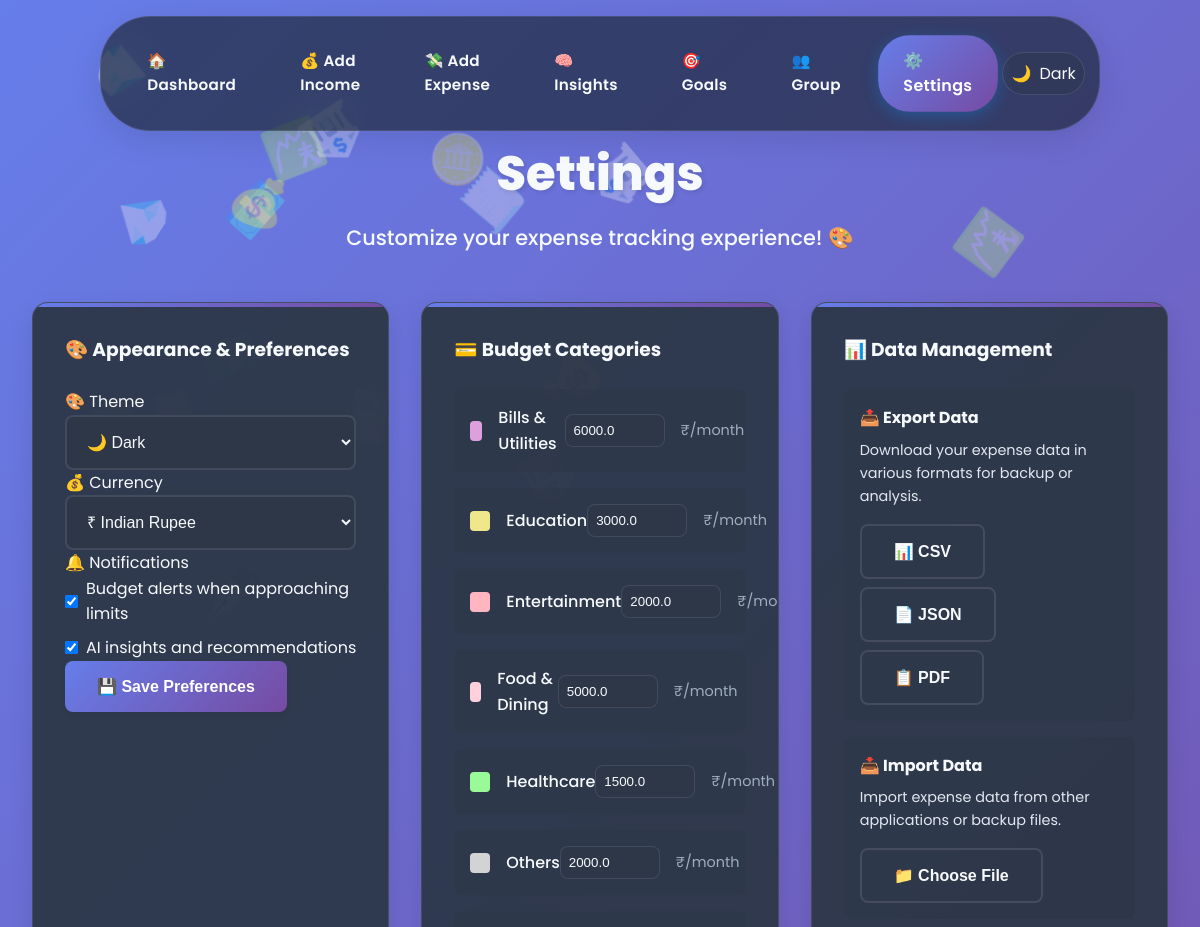
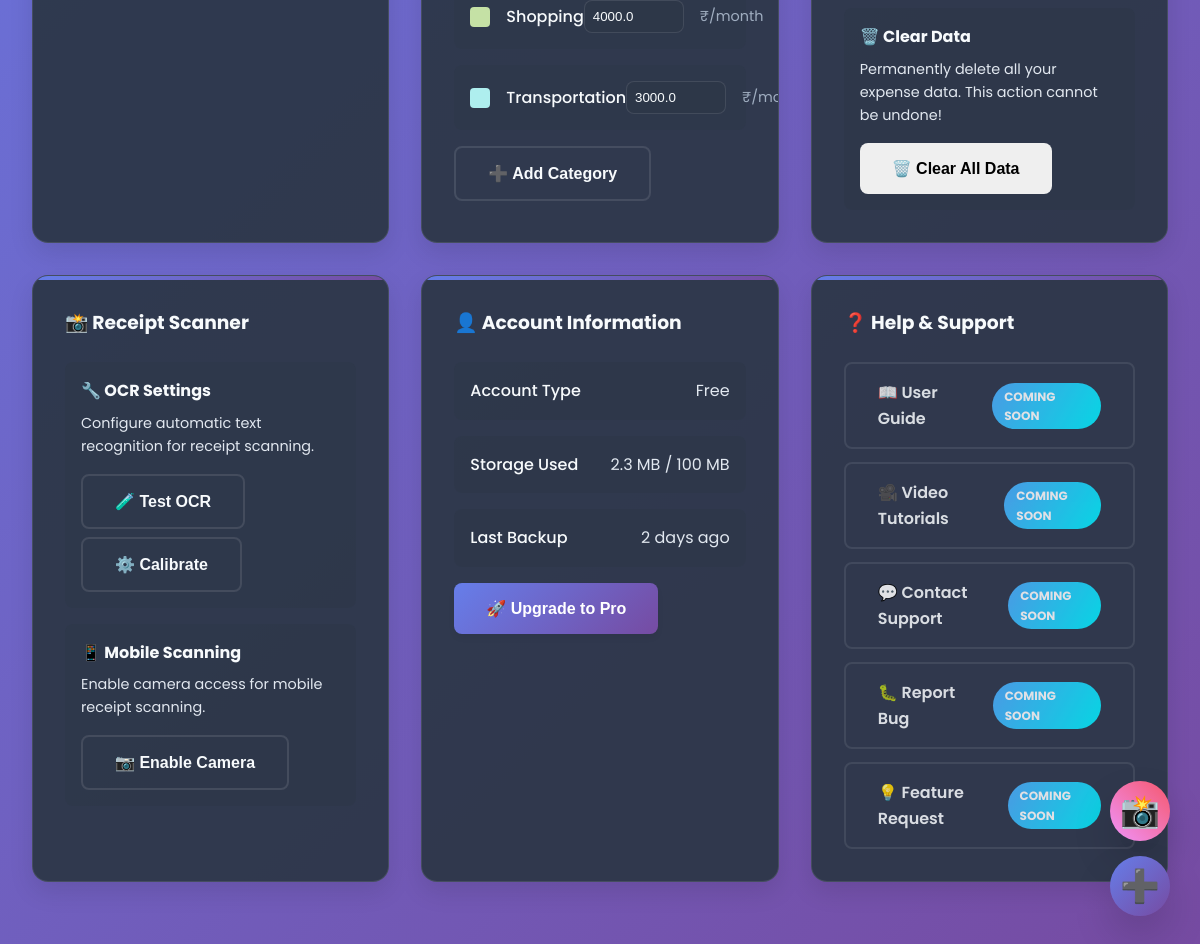
The page /settings on the database its author committed (2 pictures, top to bottom).
### tables this page shows
CREATE TABLE budget_categories (
                id INTEGER PRIMARY KEY AUTOINCREMENT,
                category TEXT UNIQUE NOT NULL,
                monthly_limit REAL,
                color TEXT DEFAULT '#FFD1DC',
                created_at TIMESTAMP DEFAULT CURRENT_TIMESTAMP
            );

### app.py (the view)
@app.route('/settings')
def settings():
    preferences = db.get_user_preferences()
    budget_categories = db.get_budget_categories()
    return render_template('settings.html',
                         preferences=preferences,
                         budget_categories=budget_categories,
                         currency=get_currency())

### templates/settings.html (shortened to what this page needs)
{% extends "base.html" %}
{% block content %}
<div class="main-container">
    <div class="dashboard-header">
        <h1 class="dashboard-title">
            Settings
        </h1>
        <p class="dashboard-subtitle">Customize your expense tracking experience! 🎨</p>
    </div>
    <div class="dashboard-grid">
        <div class="card">
            <h3
                style="margin-bottom: 1.5rem; color: var(--text-primary); display: flex; align-items: center; gap: 0.5rem;">
                🎨 Appearance & Preferences
            </h3>
            <form action="{{ url_for('update_settings') }}" method="POST">
                <div class="form-group">
                    <label class="form-label">🎨 Theme</label>
                    <select name="theme" class="form-input" id="theme-selector">
                        <option value="dark" {{ 'selected' if preferences.theme=='dark' else '' }}>🌙 Dark</option>
                    </select>
                </div>
                <div class="form-group">
                    <label class="form-label">💰 Currency</label>
                    <select name="currency" class="form-input">
                        <option value="₹" {{ 'selected' if preferences.currency=='₹' else '' }}>₹ Indian Rupee</option>
                    </select>
                </div>
                <div class="form-group">
                    <label class="form-label">🔔 Notifications</label>
                    <div style="display: flex; flex-direction: column; gap: 0.5rem;">
                        <label style="display: flex; align-items: center; gap: 0.5rem; cursor: pointer;">
                            <input type="checkbox" name="budget_alerts" {{ 'checked' if preferences.budget_alerts
                                else '' }}>
                            <span>Budget alerts when approaching limits</span>
                        </label>
                        <label style="display: flex; align-items: center; gap: 0.5rem; cursor: pointer;">
                            <input type="checkbox" name="insights_enabled" {{ 'checked' if preferences.insights_enabled
                                else '' }}>
                            <span>AI insights and recommendations</span>
                        </label>
                    </div>
                </div>
                <button type="submit" class="btn btn-primary">
                    💾 Save Preferences
                </button>
            </form>
        </div>
        <div class="card">
            <h3
                style="margin-bottom: 1.5rem; color: var(--text-primary); display: flex; align-items: center; gap: 0.5rem;">
                💳 Budget Categories
            </h3>
            <div id="budget-categories">
                {% for category in budget_categories %}
                <div
                    style="display: flex; justify-content: space-between; align-items: center; padding: 1rem; background: var(--bg-glass); border-radius: var(--border-radius-small); margin-bottom: 1rem;">
                    <div style="display: flex; align-items: center; gap: 1rem;">
                        <div style="width: 20px; height: 20px; background: {{ category.color }}; border-radius: 4px;">
                        </div>
                        <span style="color: var(--text-primary); font-weight: 500;">{{ category.category }}</span>
                    </div>
                    <div style="display: flex; align-items: center; gap: 1rem;">
                        <input type="number" step="0.01" value="{{ category.monthly_limit or 0 }}"
                            style="width: 100px; padding: 0.5rem; border: 1px solid var(--border-color); border-radius: var(--border-radius-small); background: var(--bg-secondary); color: var(--text-primary);"
                            onchange="updateBudgetLimit('{{ category.category }}', this.value)">
                        <span style="color: var(--text-muted); font-size: 0.9rem;">{{ currency }}/month</span>
                    </div>
                </div>
                {% endfor %}
            </div>
            <button class="btn btn-outline" onclick="addNewCategory()">
                ➕ Add Category
            </button>
        </div>
        <div class="card">
            <h3
                style="margin-bottom: 1.5rem; color: var(--text-primary); display: flex; align-items: center; gap: 0.5rem;">
                📊 Data Management
            </h3>
            <div style="display: flex; flex-direction: column; gap: 1rem;">
                <div style="padding: 1rem; background: var(--bg-glass); border-radius: var(--border-radius-small);">
                    <h4 style="color: var(--text-primary); margin-bottom: 0.5rem;">📤 Export Data</h4>
                    <p style="color: var(--text-secondary); font-size: 0.9rem; margin-bottom: 1rem;">
                        Download your expense data in various formats for backup or analysis.
                    </p>
                    <div style="display: flex; gap: 0.5rem; flex-wrap: wrap;">
                        <button class="btn btn-outline btn-sm" onclick="exportData('csv')">📊 CSV</button>
                        <button class="btn btn-outline btn-sm" onclick="exportData('json')">📄 JSON</button>
                        <button class="btn btn-outline btn-sm" onclick="exportData('pdf')">📋 PDF</button>
                    </div>
                </div>
                <div style="padding: 1rem; background: var(--bg-glass); border-radius: var(--border-radius-small);">
                    <h4 style="color: var(--text-primary); margin-bottom: 0.5rem;">📥 Import Data</h4>
                    <p style="color: var(--text-secondary); font-size: 0.9rem; margin-bottom: 1rem;">
                        Import expense data from other applications or backup files.
                    </p>
                    <button class="btn btn-outline btn-sm" onclick="document.getElementById('import-file').click()">
                        📁 Choose File
                    </button>
                </div>
                <div style="padding: 1rem; background: var(--bg-glass); border-radius: var(--border-radius-small);">
                    <h4 style="color: var(--text-primary); margin-bottom: 0.5rem;">🗑️ Clear Data</h4>
                    <p style="color: var(--text-secondary); font-size: 0.9rem; margin-bottom: 1rem;">
                        Permanently delete all your expense data. This action cannot be undone!
                    </p>
                    <button class="btn btn-danger btn-sm" onclick="confirmClearData()">
                        🗑️ Clear All Data
                    </button>
                </div>
            </div>
        </div>
        <div class="card">
            <h3
                style="margin-bottom: 1.5rem; color: var(--text-primary); display: flex; align-items: center; gap: 0.5rem;">
                📸 Receipt Scanner
            </h3>
            <div style="display: flex; flex-direction: column; gap: 1rem;">
                <div style="padding: 1rem; background: var(--bg-glass); border-radius: var(--border-radius-small);">
                    <h4 style="color: var(--text-primary); margin-bottom: 0.5rem;">🔧 OCR Settings</h4>
                    <p style="color: var(--text-secondary); font-size: 0.9rem; margin-bottom: 1rem;">
                        Configure automatic text recognition for receipt scanning.
                    </p>
                    <div style="display: flex; gap: 0.5rem; flex-wrap: wrap;">
                        <button class="btn btn-outline btn-sm" onclick="testOCR()">🧪 Test OCR</button>
                        <button class="btn btn-outline btn-sm" onclick="calibrateOCR()">⚙️ Calibrate</button>
                    </div>
                </div>
                <div style="padding: 1rem; background: var(--bg-glass); border-radius: var(--border-radius-small);">
                    <h4 style="color: var(--text-primary); margin-bottom: 0.5rem;">📱 Mobile Scanning</h4>
                    <p style="color: var(--text-secondary); font-size: 0.9rem; margin-bottom: 1rem;">
                        Enable camera access for mobile receipt scanning.
                    </p>
                    <button class="btn btn-outline btn-sm" onclick="enableCamera()">
                        📷 Enable Camera
                    </button>
                </div>
            </div>
        </div>
        <div class="card">
            <h3
                style="margin-bottom: 1.5rem; color: var(--text-primary); display: flex; align-items: center; gap: 0.5rem;">
                👤 Account Information
            </h3>
            <div style="display: flex; flex-direction: column; gap: 1rem;">
                <div
                    style="display: flex; justify-content: space-between; align-items: center; padding: 1rem; background: var(--bg-glass); border-radius: var(--border-radius-small);">
                    <span style="color: var(--text-primary); font-weight: 500;">Account Type</span>
                    <span style="color: var(--text-secondary);">Free</span>
                </div>
                <div
                    style="display: flex; justify-content: space-between; align-items: center; padding: 1rem; background: var(--bg-glass); border-radius: var(--border-radius-small);">
                    <span style="color: var(--text-primary); font-weight: 500;">Storage Used</span>
                    <span style="color: var(--text-secondary);">2.3 MB / 100 MB</span>
                </div>
                <div
                    style="display: flex; justify-content: space-between; align-items: center; padding: 1rem; background: var(--bg-glass); border-radius: var(--border-radius-small);">
                    <span style="color: var(--text-primary); font-weight: 500;">Last Backup</span>
                    <span style="color: var(--text-secondary);">2 days ago</span>
                </div>
            </div>
            <div style="margin-top: 1rem;">
                <button class="btn btn-primary" onclick="upgradeAccount()">
                    🚀 Upgrade to Pro
                </button>
            </div>
        </div>
        <div class="card">
            <h3
                style="margin-bottom: 1.5rem; color: var(--text-primary); display: flex; align-items: center; gap: 0.5rem;">
                ❓ Help & Support
            </h3>
            <div style="space-y: 1rem;">
                <div style="display: flex; flex-direction: column; gap: 0.8rem;">
                    <div class="btn btn-outline"
                        style="text-align: left; justify-content: space-between; cursor: default; opacity: 0.85; width: 100%;">
                        <span style="display: flex; align-items: center; gap: 0.5rem;">📖 User Guide</span>
                        <span
                            style="background: var(--accent-gradient); color: white; padding: 0.25rem 0.75rem; border-radius: 50px; font-size: 0.75rem; font-weight: 700; text-transform: uppercase;">Coming
                            Soon</span>
                    </div>
                    <div class="btn btn-outline"
                        style="text-align: left; justify-content: space-between; cursor: default; opacity: 0.85; width: 100%;">
                        <span style="display: flex; align-items: center; gap: 0.5rem;">🎥 Video Tutorials</span>
                        <span
                            style="background: var(--accent-gradient); color: white; padding: 0.25rem 0.75rem; border-radius: 50px; font-size: 0.75rem; font-weight: 700; text-transform: uppercase;">Coming
                            Soon</span>
                    </div>
                    <div class="btn btn-outline"
                        style="text-align: left; justify-content: space-between; cursor: default; opacity: 0.85; width: 100%;">
                        <span style="display: flex; align-items: center; gap: 0.5rem;">💬 Contact Support</span>
                        <span
                            style="background: var(--accent-gradient); color: white; padding: 0.25rem 0.75rem; border-radius: 50px; font-size: 0.75rem; font-weight: 700; text-transform: uppercase;">Coming
                            Soon</span>
                    </div>
                    <div class="btn btn-outline"
                        style="text-align: left; justify-content: space-between; cursor: default; opacity: 0.85; width: 100%;">
                        <span style="display: flex; align-items: center; gap: 0.5rem;">🐛 Report Bug</span>
                        <span
                            style="background: var(--accent-gradient); color: white; padding: 0.25rem 0.75rem; border-radius: 50px; font-size: 0.75rem; font-weight: 700; text-transform: uppercase;">Coming
                            Soon</span>
                    </div>
                    <div class="btn btn-outline"
                        style="text-align: left; justify-content: space-between; cursor: default; opacity: 0.85; width: 100%;">
                        <span style="display: flex; align-items: center; gap: 0.5rem;">💡 Feature Request</span>
                        <span
                            style="background: var(--accent-gradient); color: white; padding: 0.25rem 0.75rem; border-radius: 50px; font-size: 0.75rem; font-weight: 700; text-transform: uppercase;">Coming
                            Soon</span>
                    </div>
                </div>
            </div>
        </div>
    </div>
</div>
{% endblock %}

### templates/base.html (shortened to what this page needs)
<!DOCTYPE html>
<html lang="en">
<head>
    <link rel="stylesheet" href="{{ url_for('static', filename='style.css') }}?v=3">
</head>
<body data-currency="{{ currency|default('₹') }}">
    <div id="floating-background"></div>
    <nav class="navbar">
        <div class="nav-container">
            <ul class="nav-links">
                <li><a href="{{ url_for('dashboard') }}"
                        class="{{ 'active' if request.endpoint == 'dashboard' else '' }}">🏠 Dashboard</a></li>
                <li><a href="{{ url_for('add_income') }}"
                        class="{{ 'active' if request.endpoint == 'add_income' else '' }}">💰 Add Income</a></li>
                <li><a href="{{ url_for('add_expense') }}"
                        class="{{ 'active' if request.endpoint == 'add_expense' else '' }}">💸 Add Expense</a></li>
                <li><a href="{{ url_for('insights') }}"
                        class="{{ 'active' if request.endpoint == 'insights' else '' }}">🧠 Insights</a></li>
                <li><a href="{{ url_for('goals') }}" class="{{ 'active' if request.endpoint == 'goals' else '' }}">🎯
                        Goals</a></li>
                <li><a href="{{ url_for('group_expenses') }}"
                        class="{{ 'active' if request.endpoint == 'group_expenses' else '' }}">👥 Group</a></li>
                <li><a href="{{ url_for('settings') }}"
                        class="{{ 'active' if request.endpoint == 'settings' else '' }}">⚙️ Settings</a></li>
            </ul>
            <div class="theme-toggle" id="theme-toggle">
                <span id="theme-icon">🌸</span>
                <span id="theme-name">Pastel</span>
            </div>
        </div>
    </nav>
    <a href="{{ url_for('scan_receipt') }}" class="fab-camera" title="Scan Receipt" aria-label="Scan Receipt">📸</a>
    <a href="{{ url_for('add_expense') }}" class="fab-btn" title="Add Expense" aria-label="Add Expense">➕</a>
    {% block content %}{% endblock %}
</body>
</html>

### rows shown on the page
budget_categories: category "Bills & Utilities", monthly_limit "6000.0", currency "₹"
budget_categories: category "Education", monthly_limit "3000.0", currency "₹"
budget_categories: category "Entertainment", monthly_limit "2000.0", currency "₹"
budget_categories: category "Food & Dining", monthly_limit "5000.0", currency "₹"
budget_categories: category "Healthcare", monthly_limit "1500.0", currency "₹"
budget_categories: category "Others", monthly_limit "2000.0", currency "₹"
budget_categories: category "Shopping", monthly_limit "4000.0", currency "₹"
budget_categories: category "Transportation", monthly_limit "3000.0", currency "₹"
